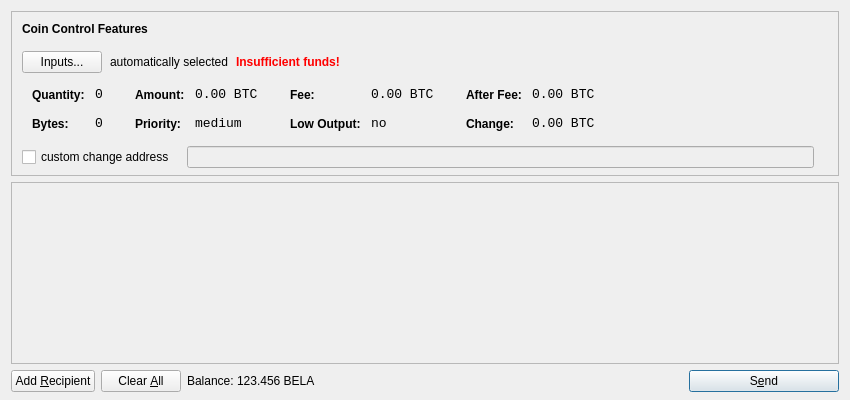
<?xml version="1.0" encoding="UTF-8"?>
<ui version="4.0">
 <class>SendCoinsDialog</class>
 <widget class="QDialog" name="SendCoinsDialog">
  <property name="geometry">
   <rect>
    <x>0</x>
    <y>0</y>
    <width>850</width>
    <height>400</height>
   </rect>
  </property>
  <property name="windowTitle">
   <string>Send Coins</string>
  </property>
  <layout class="QVBoxLayout" name="verticalLayout" stretch="0,1,0">
   <property name="bottomMargin">
    <number>8</number>
   </property>
   <item>
    <widget class="QFrame" name="frameCoinControl">
     <property name="sizePolicy">
      <sizepolicy hsizetype="Expanding" vsizetype="Expanding">
       <horstretch>0</horstretch>
       <verstretch>0</verstretch>
      </sizepolicy>
     </property>
     <property name="maximumSize">
      <size>
       <width>16777215</width>
       <height>16777215</height>
      </size>
     </property>
     <property name="frameShape">
      <enum>QFrame::StyledPanel</enum>
     </property>
     <property name="frameShadow">
      <enum>QFrame::Sunken</enum>
     </property>
     <layout class="QVBoxLayout" name="verticalLayoutCoinControl2">
      <property name="spacing">
       <number>-1</number>
      </property>
      <property name="leftMargin">
       <number>0</number>
      </property>
      <property name="topMargin">
       <number>0</number>
      </property>
      <property name="rightMargin">
       <number>0</number>
      </property>
      <property name="bottomMargin">
       <number>6</number>
      </property>
      <item>
       <layout class="QVBoxLayout" name="verticalLayoutCoinControl" stretch="0,0,0,0,1">
        <property name="spacing">
         <number>0</number>
        </property>
        <property name="leftMargin">
         <number>10</number>
        </property>
        <property name="topMargin">
         <number>10</number>
        </property>
        <item>
         <layout class="QHBoxLayout" name="horizontalLayoutCoinControl1">
          <property name="bottomMargin">
           <number>15</number>
          </property>
          <item>
           <widget class="QLabel" name="labelCoinControlFeatures">
            <property name="sizePolicy">
             <sizepolicy hsizetype="Preferred" vsizetype="Maximum">
              <horstretch>0</horstretch>
              <verstretch>0</verstretch>
             </sizepolicy>
            </property>
            <property name="font">
             <font>
              <weight>75</weight>
              <bold>true</bold>
             </font>
            </property>
            <property name="styleSheet">
             <string notr="true">font-weight:bold;</string>
            </property>
            <property name="text">
             <string>Coin Control Features</string>
            </property>
           </widget>
          </item>
         </layout>
        </item>
        <item>
         <layout class="QHBoxLayout" name="horizontalLayoutCoinControl2" stretch="0,0,0,0">
          <property name="spacing">
           <number>8</number>
          </property>
          <property name="bottomMargin">
           <number>10</number>
          </property>
          <item>
           <widget class="QPushButton" name="pushButtonCoinControl">
            <property name="styleSheet">
             <string notr="true"/>
            </property>
            <property name="text">
             <string>Inputs...</string>
            </property>
           </widget>
          </item>
          <item>
           <widget class="QLabel" name="labelCoinControlAutomaticallySelected">
            <property name="text">
             <string>automatically selected</string>
            </property>
            <property name="margin">
             <number>5</number>
            </property>
           </widget>
          </item>
          <item>
           <widget class="QLabel" name="labelCoinControlInsuffFunds">
            <property name="font">
             <font>
              <weight>75</weight>
              <bold>true</bold>
             </font>
            </property>
            <property name="styleSheet">
             <string notr="true">color:red;font-weight:bold;</string>
            </property>
            <property name="text">
             <string>Insufficient funds!</string>
            </property>
            <property name="margin">
             <number>5</number>
            </property>
           </widget>
          </item>
          <item>
           <spacer name="horizontalSpacerCoinControl">
            <property name="orientation">
             <enum>Qt::Horizontal</enum>
            </property>
            <property name="sizeHint" stdset="0">
             <size>
              <width>40</width>
              <height>1</height>
             </size>
            </property>
           </spacer>
          </item>
         </layout>
        </item>
        <item>
         <widget class="QWidget" name="widgetCoinControl" native="true">
          <property name="sizePolicy">
           <sizepolicy hsizetype="Preferred" vsizetype="Preferred">
            <horstretch>0</horstretch>
            <verstretch>0</verstretch>
           </sizepolicy>
          </property>
          <property name="minimumSize">
           <size>
            <width>0</width>
            <height>0</height>
           </size>
          </property>
          <property name="styleSheet">
           <string notr="true"/>
          </property>
          <layout class="QHBoxLayout" name="horizontalLayoutCoinControl5">
           <property name="margin">
            <number>0</number>
           </property>
           <item>
            <layout class="QHBoxLayout" name="horizontalLayoutCoinControl3" stretch="0,0,0,1">
             <property name="spacing">
              <number>20</number>
             </property>
             <property name="topMargin">
              <number>0</number>
             </property>
             <property name="bottomMargin">
              <number>10</number>
             </property>
             <item>
              <layout class="QFormLayout" name="formLayoutCoinControl1">
               <property name="horizontalSpacing">
                <number>10</number>
               </property>
               <property name="verticalSpacing">
                <number>14</number>
               </property>
               <property name="leftMargin">
                <number>10</number>
               </property>
               <property name="topMargin">
                <number>4</number>
               </property>
               <property name="rightMargin">
                <number>6</number>
               </property>
               <item row="0" column="0">
                <widget class="QLabel" name="labelCoinControlQuantityText">
                 <property name="styleSheet">
                  <string notr="true">font-weight:bold;</string>
                 </property>
                 <property name="text">
                  <string>Quantity:</string>
                 </property>
                 <property name="margin">
                  <number>0</number>
                 </property>
                </widget>
               </item>
               <item row="0" column="1">
                <widget class="QLabel" name="labelCoinControlQuantity">
                 <property name="font">
                  <font>
                   <family>Monospace</family>
                   <pointsize>10</pointsize>
                  </font>
                 </property>
                 <property name="cursor">
                  <cursorShape>IBeamCursor</cursorShape>
                 </property>
                 <property name="contextMenuPolicy">
                  <enum>Qt::ActionsContextMenu</enum>
                 </property>
                 <property name="text">
                  <string notr="true">0</string>
                 </property>
                 <property name="margin">
                  <number>0</number>
                 </property>
                 <property name="textInteractionFlags">
                  <set>Qt::LinksAccessibleByMouse|Qt::TextSelectableByKeyboard|Qt::TextSelectableByMouse</set>
                 </property>
                </widget>
               </item>
               <item row="1" column="0">
                <widget class="QLabel" name="labelCoinControlBytesText">
                 <property name="styleSheet">
                  <string notr="true">font-weight:bold;</string>
                 </property>
                 <property name="text">
                  <string>Bytes:</string>
                 </property>
                </widget>
               </item>
               <item row="1" column="1">
                <widget class="QLabel" name="labelCoinControlBytes">
                 <property name="font">
                  <font>
                   <family>Monospace</family>
                   <pointsize>10</pointsize>
                  </font>
                 </property>
                 <property name="cursor">
                  <cursorShape>IBeamCursor</cursorShape>
                 </property>
                 <property name="contextMenuPolicy">
                  <enum>Qt::ActionsContextMenu</enum>
                 </property>
                 <property name="text">
                  <string notr="true">0</string>
                 </property>
                 <property name="textInteractionFlags">
                  <set>Qt::LinksAccessibleByMouse|Qt::TextSelectableByKeyboard|Qt::TextSelectableByMouse</set>
                 </property>
                </widget>
               </item>
              </layout>
             </item>
             <item>
              <layout class="QFormLayout" name="formLayoutCoinControl2">
               <property name="horizontalSpacing">
                <number>10</number>
               </property>
               <property name="verticalSpacing">
                <number>14</number>
               </property>
               <property name="leftMargin">
                <number>6</number>
               </property>
               <property name="topMargin">
                <number>4</number>
               </property>
               <property name="rightMargin">
                <number>6</number>
               </property>
               <item row="0" column="0">
                <widget class="QLabel" name="labelCoinControlAmountText">
                 <property name="styleSheet">
                  <string notr="true">font-weight:bold;</string>
                 </property>
                 <property name="text">
                  <string>Amount:</string>
                 </property>
                 <property name="margin">
                  <number>0</number>
                 </property>
                </widget>
               </item>
               <item row="0" column="1">
                <widget class="QLabel" name="labelCoinControlAmount">
                 <property name="font">
                  <font>
                   <family>Monospace</family>
                   <pointsize>10</pointsize>
                  </font>
                 </property>
                 <property name="cursor">
                  <cursorShape>IBeamCursor</cursorShape>
                 </property>
                 <property name="contextMenuPolicy">
                  <enum>Qt::ActionsContextMenu</enum>
                 </property>
                 <property name="text">
                  <string notr="true">0.00 BTC</string>
                 </property>
                 <property name="textInteractionFlags">
                  <set>Qt::LinksAccessibleByMouse|Qt::TextSelectableByKeyboard|Qt::TextSelectableByMouse</set>
                 </property>
                </widget>
               </item>
               <item row="1" column="0">
                <widget class="QLabel" name="labelCoinControlPriorityText">
                 <property name="styleSheet">
                  <string notr="true">font-weight:bold;</string>
                 </property>
                 <property name="text">
                  <string>Priority:</string>
                 </property>
                </widget>
               </item>
               <item row="1" column="1">
                <widget class="QLabel" name="labelCoinControlPriority">
                 <property name="font">
                  <font>
                   <family>Monospace</family>
                   <pointsize>10</pointsize>
                  </font>
                 </property>
                 <property name="cursor">
                  <cursorShape>IBeamCursor</cursorShape>
                 </property>
                 <property name="contextMenuPolicy">
                  <enum>Qt::ActionsContextMenu</enum>
                 </property>
                 <property name="text">
                  <string>medium</string>
                 </property>
                 <property name="textInteractionFlags">
                  <set>Qt::LinksAccessibleByMouse|Qt::TextSelectableByKeyboard|Qt::TextSelectableByMouse</set>
                 </property>
                </widget>
               </item>
              </layout>
             </item>
             <item>
              <layout class="QFormLayout" name="formLayoutCoinControl3">
               <property name="horizontalSpacing">
                <number>10</number>
               </property>
               <property name="verticalSpacing">
                <number>14</number>
               </property>
               <property name="leftMargin">
                <number>6</number>
               </property>
               <property name="topMargin">
                <number>4</number>
               </property>
               <property name="rightMargin">
                <number>6</number>
               </property>
               <item row="0" column="0">
                <widget class="QLabel" name="labelCoinControlFeeText">
                 <property name="styleSheet">
                  <string notr="true">font-weight:bold;</string>
                 </property>
                 <property name="text">
                  <string>Fee:</string>
                 </property>
                 <property name="margin">
                  <number>0</number>
                 </property>
                </widget>
               </item>
               <item row="0" column="1">
                <widget class="QLabel" name="labelCoinControlFee">
                 <property name="font">
                  <font>
                   <family>Monospace</family>
                   <pointsize>10</pointsize>
                  </font>
                 </property>
                 <property name="cursor">
                  <cursorShape>IBeamCursor</cursorShape>
                 </property>
                 <property name="contextMenuPolicy">
                  <enum>Qt::ActionsContextMenu</enum>
                 </property>
                 <property name="text">
                  <string notr="true">0.00 BTC</string>
                 </property>
                 <property name="textInteractionFlags">
                  <set>Qt::LinksAccessibleByMouse|Qt::TextSelectableByKeyboard|Qt::TextSelectableByMouse</set>
                 </property>
                </widget>
               </item>
               <item row="1" column="0">
                <widget class="QLabel" name="labelCoinControlLowOutputText">
                 <property name="styleSheet">
                  <string notr="true">font-weight:bold;</string>
                 </property>
                 <property name="text">
                  <string>Low Output:</string>
                 </property>
                </widget>
               </item>
               <item row="1" column="1">
                <widget class="QLabel" name="labelCoinControlLowOutput">
                 <property name="font">
                  <font>
                   <family>Monospace</family>
                   <pointsize>10</pointsize>
                  </font>
                 </property>
                 <property name="cursor">
                  <cursorShape>IBeamCursor</cursorShape>
                 </property>
                 <property name="contextMenuPolicy">
                  <enum>Qt::ActionsContextMenu</enum>
                 </property>
                 <property name="text">
                  <string>no</string>
                 </property>
                 <property name="textInteractionFlags">
                  <set>Qt::LinksAccessibleByMouse|Qt::TextSelectableByKeyboard|Qt::TextSelectableByMouse</set>
                 </property>
                </widget>
               </item>
              </layout>
             </item>
             <item>
              <layout class="QFormLayout" name="formLayoutCoinControl4">
               <property name="horizontalSpacing">
                <number>10</number>
               </property>
               <property name="verticalSpacing">
                <number>14</number>
               </property>
               <property name="leftMargin">
                <number>6</number>
               </property>
               <property name="topMargin">
                <number>4</number>
               </property>
               <property name="rightMargin">
                <number>6</number>
               </property>
               <item row="0" column="0">
                <widget class="QLabel" name="labelCoinControlAfterFeeText">
                 <property name="styleSheet">
                  <string notr="true">font-weight:bold;</string>
                 </property>
                 <property name="text">
                  <string>After Fee:</string>
                 </property>
                 <property name="margin">
                  <number>0</number>
                 </property>
                </widget>
               </item>
               <item row="0" column="1">
                <widget class="QLabel" name="labelCoinControlAfterFee">
                 <property name="font">
                  <font>
                   <family>Monospace</family>
                   <pointsize>10</pointsize>
                  </font>
                 </property>
                 <property name="cursor">
                  <cursorShape>IBeamCursor</cursorShape>
                 </property>
                 <property name="contextMenuPolicy">
                  <enum>Qt::ActionsContextMenu</enum>
                 </property>
                 <property name="text">
                  <string notr="true">0.00 BTC</string>
                 </property>
                 <property name="textInteractionFlags">
                  <set>Qt::LinksAccessibleByMouse|Qt::TextSelectableByKeyboard|Qt::TextSelectableByMouse</set>
                 </property>
                </widget>
               </item>
               <item row="1" column="0">
                <widget class="QLabel" name="labelCoinControlChangeText">
                 <property name="styleSheet">
                  <string notr="true">font-weight:bold;</string>
                 </property>
                 <property name="text">
                  <string>Change:</string>
                 </property>
                </widget>
               </item>
               <item row="1" column="1">
                <widget class="QLabel" name="labelCoinControlChange">
                 <property name="font">
                  <font>
                   <family>Monospace</family>
                   <pointsize>10</pointsize>
                  </font>
                 </property>
                 <property name="cursor">
                  <cursorShape>IBeamCursor</cursorShape>
                 </property>
                 <property name="contextMenuPolicy">
                  <enum>Qt::ActionsContextMenu</enum>
                 </property>
                 <property name="text">
                  <string notr="true">0.00 BTC</string>
                 </property>
                 <property name="textInteractionFlags">
                  <set>Qt::LinksAccessibleByMouse|Qt::TextSelectableByKeyboard|Qt::TextSelectableByMouse</set>
                 </property>
                </widget>
               </item>
              </layout>
             </item>
            </layout>
           </item>
          </layout>
         </widget>
        </item>
        <item>
         <layout class="QHBoxLayout" name="horizontalLayoutCoinControl4" stretch="0,0,0">
          <property name="spacing">
           <number>12</number>
          </property>
          <property name="sizeConstraint">
           <enum>QLayout::SetDefaultConstraint</enum>
          </property>
          <property name="topMargin">
           <number>5</number>
          </property>
          <property name="rightMargin">
           <number>5</number>
          </property>
          <item>
           <widget class="QCheckBox" name="checkBoxCoinControlChange">
            <property name="text">
             <string>custom change address</string>
            </property>
           </widget>
          </item>
          <item>
           <widget class="QLineEdit" name="lineEditCoinControlChange">
            <property name="enabled">
             <bool>false</bool>
            </property>
            <property name="sizePolicy">
             <sizepolicy hsizetype="Expanding" vsizetype="Fixed">
              <horstretch>0</horstretch>
              <verstretch>0</verstretch>
             </sizepolicy>
            </property>
           </widget>
          </item>
          <item>
           <widget class="QLabel" name="labelCoinControlChangeLabel">
            <property name="sizePolicy">
             <sizepolicy hsizetype="Preferred" vsizetype="Expanding">
              <horstretch>0</horstretch>
              <verstretch>0</verstretch>
             </sizepolicy>
            </property>
            <property name="minimumSize">
             <size>
              <width>0</width>
              <height>0</height>
             </size>
            </property>
            <property name="text">
             <string/>
            </property>
            <property name="margin">
             <number>3</number>
            </property>
           </widget>
          </item>
         </layout>
        </item>
        <item>
         <spacer name="verticalSpacerCoinControl">
          <property name="orientation">
           <enum>Qt::Vertical</enum>
          </property>
          <property name="sizeHint" stdset="0">
           <size>
            <width>800</width>
            <height>1</height>
           </size>
          </property>
         </spacer>
        </item>
       </layout>
      </item>
     </layout>
    </widget>
   </item>
   <item>
    <widget class="QScrollArea" name="scrollArea">
     <property name="widgetResizable">
      <bool>true</bool>
     </property>
     <widget class="QWidget" name="scrollAreaWidgetContents">
      <property name="geometry">
       <rect>
        <x>0</x>
        <y>0</y>
        <width>830</width>
        <height>165</height>
       </rect>
      </property>
      <layout class="QVBoxLayout" name="verticalLayout_2">
       <property name="margin">
        <number>0</number>
       </property>
       <item>
        <layout class="QVBoxLayout" name="entries">
         <property name="spacing">
          <number>6</number>
         </property>
        </layout>
       </item>
       <item>
        <spacer name="verticalSpacer">
         <property name="orientation">
          <enum>Qt::Vertical</enum>
         </property>
         <property name="sizeHint" stdset="0">
          <size>
           <width>20</width>
           <height>40</height>
          </size>
         </property>
        </spacer>
       </item>
      </layout>
     </widget>
    </widget>
   </item>
   <item>
    <layout class="QHBoxLayout" name="horizontalLayout">
     <item>
      <widget class="QPushButton" name="addButton">
       <property name="toolTip">
        <string>Send to multiple recipients at once</string>
       </property>
       <property name="text">
        <string>Add &amp;Recipient</string>
       </property>
       <property name="icon">
        <iconset resource="../bitcoin.qrc">
         <normaloff>:/icons/add</normaloff>:/icons/add</iconset>
       </property>
       <property name="autoDefault">
        <bool>false</bool>
       </property>
      </widget>
     </item>
     <item>
      <widget class="QPushButton" name="clearButton">
       <property name="sizePolicy">
        <sizepolicy hsizetype="Minimum" vsizetype="Fixed">
         <horstretch>0</horstretch>
         <verstretch>0</verstretch>
        </sizepolicy>
       </property>
       <property name="toolTip">
        <string>Remove all transaction fields</string>
       </property>
       <property name="text">
        <string>Clear &amp;All</string>
       </property>
       <property name="icon">
        <iconset resource="../bitcoin.qrc">
         <normaloff>:/icons/remove</normaloff>:/icons/remove</iconset>
       </property>
       <property name="autoRepeatDelay">
        <number>300</number>
       </property>
       <property name="autoDefault">
        <bool>false</bool>
       </property>
      </widget>
     </item>
     <item>
      <layout class="QHBoxLayout" name="horizontalLayout_2">
       <property name="spacing">
        <number>3</number>
       </property>
       <item>
        <widget class="QLabel" name="label">
         <property name="text">
          <string>Balance:</string>
         </property>
        </widget>
       </item>
       <item>
        <widget class="QLabel" name="labelBalance">
         <property name="cursor">
          <cursorShape>IBeamCursor</cursorShape>
         </property>
         <property name="text">
          <string>123.456 BELA</string>
         </property>
         <property name="textInteractionFlags">
          <set>Qt::LinksAccessibleByMouse|Qt::TextSelectableByKeyboard|Qt::TextSelectableByMouse</set>
         </property>
        </widget>
       </item>
      </layout>
     </item>
     <item>
      <spacer name="horizontalSpacer">
       <property name="orientation">
        <enum>Qt::Horizontal</enum>
       </property>
       <property name="sizeHint" stdset="0">
        <size>
         <width>40</width>
         <height>20</height>
        </size>
       </property>
      </spacer>
     </item>
     <item>
      <widget class="QPushButton" name="sendButton">
       <property name="minimumSize">
        <size>
         <width>150</width>
         <height>0</height>
        </size>
       </property>
       <property name="toolTip">
        <string>Confirm the send action</string>
       </property>
       <property name="text">
        <string>S&amp;end</string>
       </property>
       <property name="icon">
        <iconset resource="../bitcoin.qrc">
         <normaloff>:/icons/send</normaloff>:/icons/send</iconset>
       </property>
       <property name="default">
        <bool>true</bool>
       </property>
      </widget>
     </item>
    </layout>
   </item>
  </layout>
 </widget>
 <resources>
  <include location="../bitcoin.qrc"/>
 </resources>
 <connections/>
</ui>
